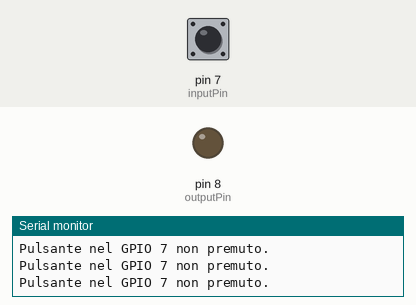
The sketch below on a simulated Arduino Uno, built with avr-gcc and run on an emulated ATmega328P. Shown: output pins drawn as LEDs (lit = HIGH), the last lines printed to the serial monitor. Dashed ring = blinking. The test bench sets the inputs (shaded band); at power-on: pin 7 (inputPin) LOW.

Above: at 1.2 s.
1.3 s: pin 7 (inputPin) driven HIGH
At 1.8 s:
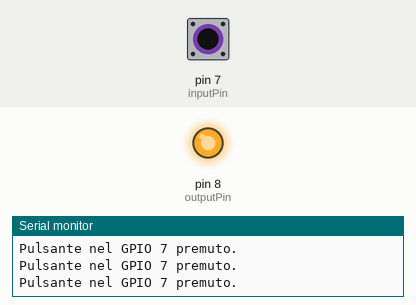
2.8 s: pin 7 (inputPin) driven LOW
At 4.2 s:
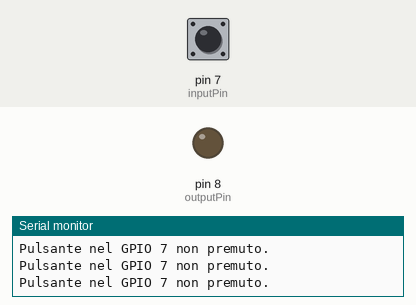
5.8 s: pin 7 (inputPin) pulsed HIGH 2 times (0.12 s each, 0.3 s apart)
At 6.17 s:
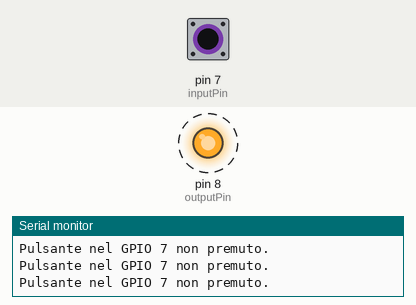
9.4 s: pin 7 (inputPin) pulsed HIGH 5 times (0.12 s each, 0.3 s apart)
At 12.0 s:
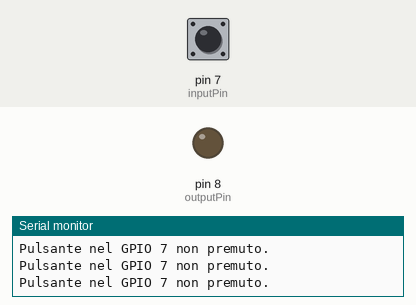
Timing chart, 0 to 13.5 s (numbered marks = the images above; inputs shaded):
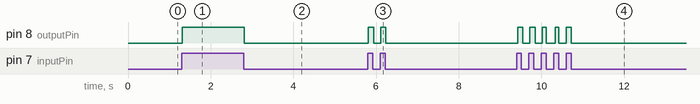

Measured:
- after the input at 1.3 s, pin 8 (outputPin): LOW → HIGH at once
- after the input at 2.8 s, pin 8 (outputPin): HIGH → LOW at once
- after the input at 5.8 s, pin 8 (outputPin): alternates HIGH for 0.12 s and LOW for 0.18 s, 4 changes in all, then stays LOW, starting at once
- after the input at 9.4 s, pin 8 (outputPin): alternates HIGH for 0.12 s and LOW for 0.18 s, 10 changes in all, then stays LOW, starting at once

The sketch:

presentazione.ino
```cpp
//definiamo i pin da utilizzare per l'I/O
const int inputPin = 7; //il pin di ingresso
const int outputPin = 8; //il pin di uscita

void setup() { //eseguita solo una volta, a meno che non sia richiamata nel loop()
  Serial.begin(9600); //inizializza la comunicazione seriale
  pinMode(inputPin, INPUT); //imposta il pin di input
  pinMode(outputPin, OUTPUT); //imposta il pin di output
}

void loop() { //eseguita all'infinito, fino a quando non si spegne la scheda o c'è un errore fatale
  bool pinState = digitalRead(inputPin); //leggi lo stato dal pin di input
  if(pinState == HIGH) { //se lo stato è HIGH:
    digitalWrite(outputPin, HIGH); //imposta lo stato del pin di output a HIGH (= acceso)
    Serial.print("Pulsante nel GPIO ");
    Serial.print(inputPin);
    Serial.println(" premuto."); //stampa una riga di messaggio nel Serial Monitor
  } else { //se invece è a LOW:
    digitalWrite(outputPin, LOW); //imposta lo stato del pin di output a LOW (= spento)
    Serial.print("Pulsante nel GPIO ");
    Serial.print(inputPin);
    Serial.println(" non premuto."); //stampa una riga di messaggio nel Serial Monitor
  }
}
```
